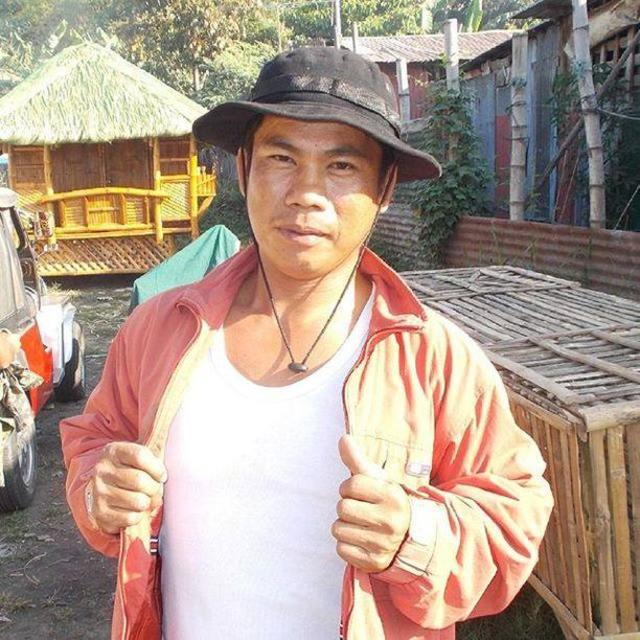
#> input picture images/003.jpg, 640 x 640 px, found by its file name; its folder holds only this picture in this run
$ python -i blendoverlay.py   (imports and definitions only)   (older library calls are emulated)
#> lines starting #> are read from the running program, lines starting #| are printed output that depends on the picture
#!/usr/bin/python
import PIL
import time
from PIL import Image
import random, os
from random import randint
import random, os
# Randomly choose two images. The default directories are images/. The images may be two
# different directories.
def blend_overlay(Opath="images/", Bpath="images/"):
    #path = r"bugs/advertisements/"

#> called with Opath = 'images/', Bpath = 'images/'
    random_filename1 = random.choice([
        x for x in os.listdir(Opath)
        if os.path.isfile(os.path.join(Opath, x))
    ])

    img1 = Opath+random_filename1
    im1 = Image.open(img1)
#> im1 is the input picture: PIL image 640x640 RGB; mean R, G, B 173.4, 152.9, 138.7
    longer_side = max(im1.size)
#> longer_side = 640
    basewidth = 800
    img = Image.open(img1)
    wpercent = (basewidth / float(img.size[0]))
#> wpercent = 1.25
    hsize = int((float(img.size[1]) * float(wpercent)))
#> hsize = 800
    img = img.resize((basewidth, hsize), PIL.Image.ANTIALIAS)
    half_the_width = img.size[0] / 2
#> half_the_width = 400
    half_the_height = img.size[1] / 2
#> half_the_height = 400
    im = img.crop(
        (
            half_the_width - 320,
            half_the_height - 320,
            half_the_width + 320,
            half_the_height + 320
        )
    )
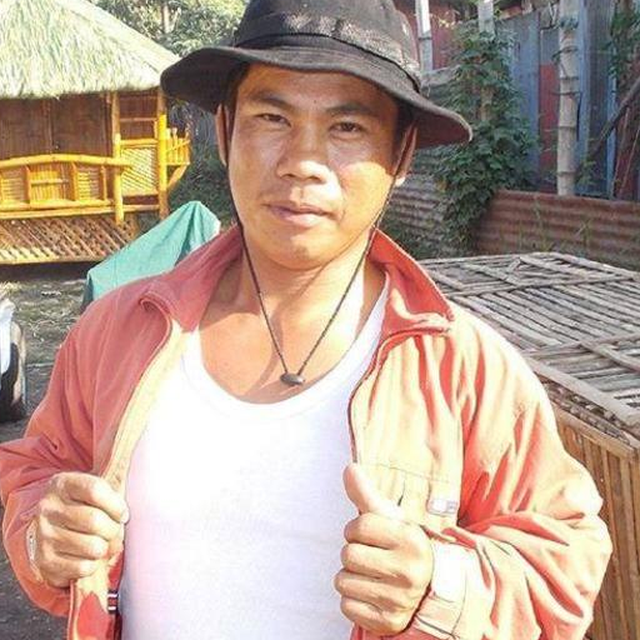
#> im: PIL image 640x640 RGB; mean R, G, B 183.8, 160, 145

    im.save("output/"+"TEMP-img4.png")
    #path2 = r"bugs/butterflies/"
    #path2 = r"bugs/advertisements1800/"
    random_filename2 = random.choice([
        y for y in os.listdir(Bpath)
        if os.path.isfile(os.path.join(Bpath, y))
    ])

    img1a = Bpath+"/"+random_filename2
    im1a=Image.open(img1a)
    basewidth = 640
    imga = Image.open(img1a)
    wpercent = (basewidth / float(imga.size[0]))
#> wpercent = 1
    hsize = int((float(img.size[1]) * float(wpercent)))
    imga = imga.resize((basewidth, hsize), PIL.Image.ANTIALIAS)
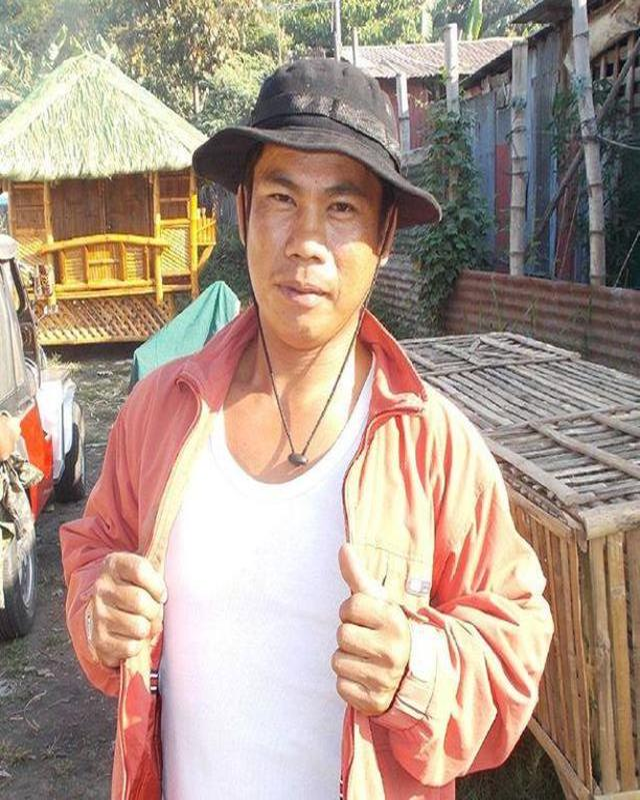
#> imga: PIL image 640x800 RGB; mean R, G, B 173.4, 152.9, 138.7
    half_the_width = imga.size[0] / 2
#> half_the_width = 320
    half_the_height = imga.size[1] / 2
    img4a = imga.crop(
        (
            half_the_width - 320,
            half_the_height - 320,
            half_the_width + 320,
            half_the_height + 320
        )
    )
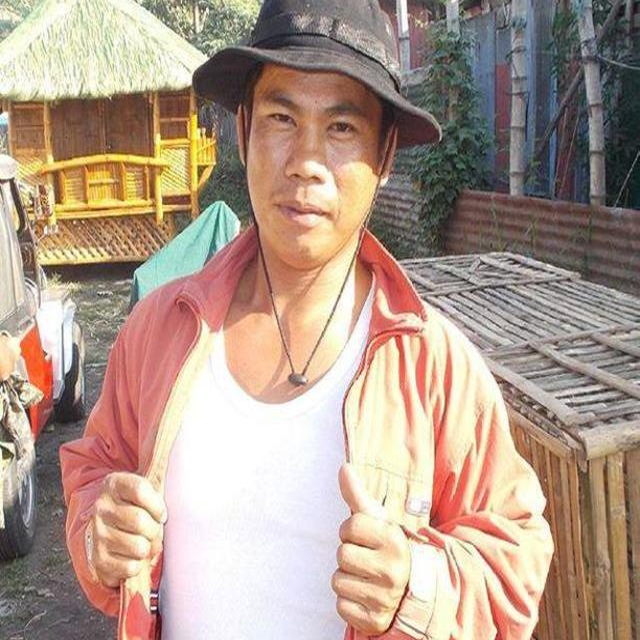
#> img4a: PIL image 640x640 RGB; mean R, G, B 175.7, 153.9, 139.1
    img4a.save("output/"+"TEMP-img4a.png")


    background = Image.open("output/"+"TEMP-img4.png").convert("RGBA")
    overlay = Image.open("output/"+"TEMP-img4a.png").convert("RGBA")

    background = background.resize((640, 640), PIL.Image.ANTIALIAS)
    overlay = overlay.resize((640, 640), PIL.Image.ANTIALIAS)


    Alpha=(randint(1, 9))*0.1
    new_img = Image.blend(background, overlay, 0.4)
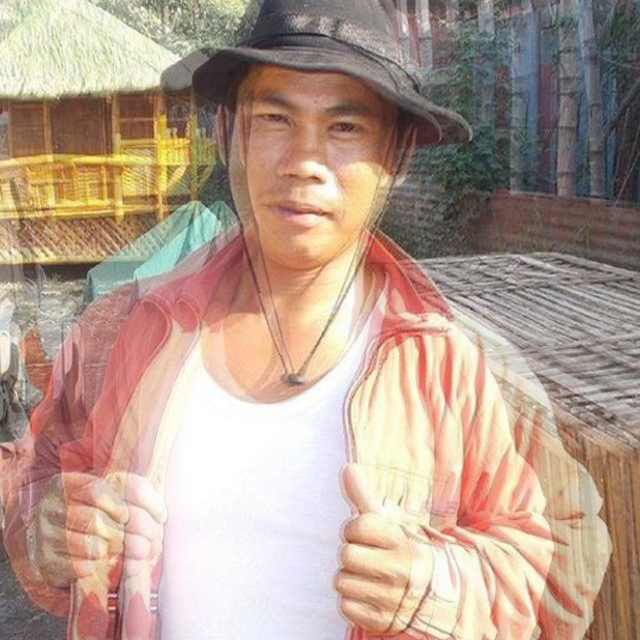
#> new_img: PIL image 640x640 RGBA; mean R, G, B, A 180.2, 157.2, 142.3, 255


    return new_img

>>> result = blend_overlay()

$ run again, on images/StartBlank.png
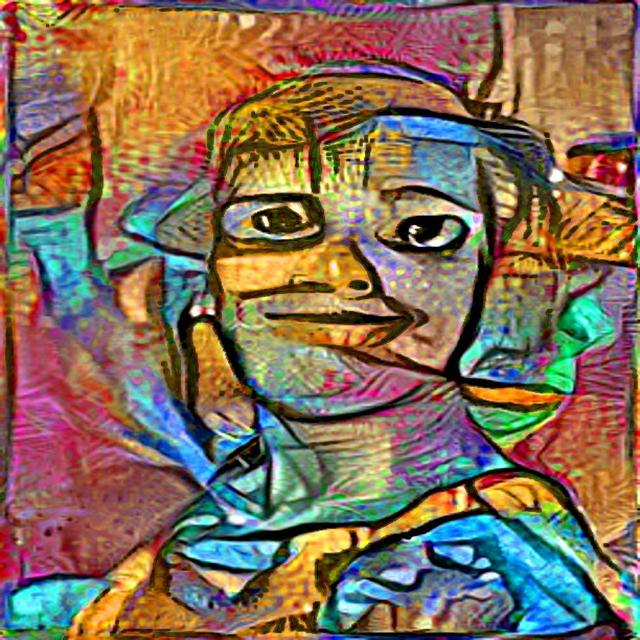
#> input picture images/StartBlank.png, 640 x 640 px, found by its file name
#> in blend_overlay, im1 is the input picture: PIL image 640x640 RGBA; mean R, G, B, A 131.3, 109.1, 87.9, 255
#> in blend_overlay, `img4a = imga.crop( ( half_the_width - 320, half_the_height - 320, half..`:
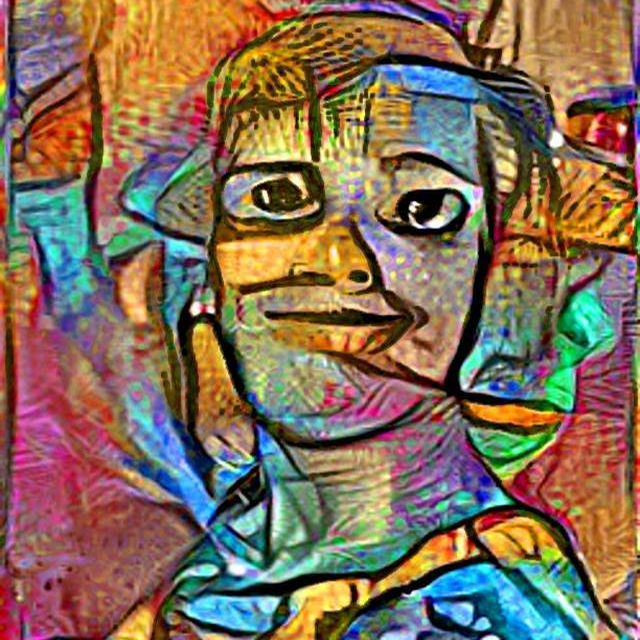
#> img4a: PIL image 640x640 RGBA; mean R, G, B, A 130.4, 108.9, 87.4, 255
#> in blend_overlay, `new_img = Image.blend(background, overlay, 0.4)`:
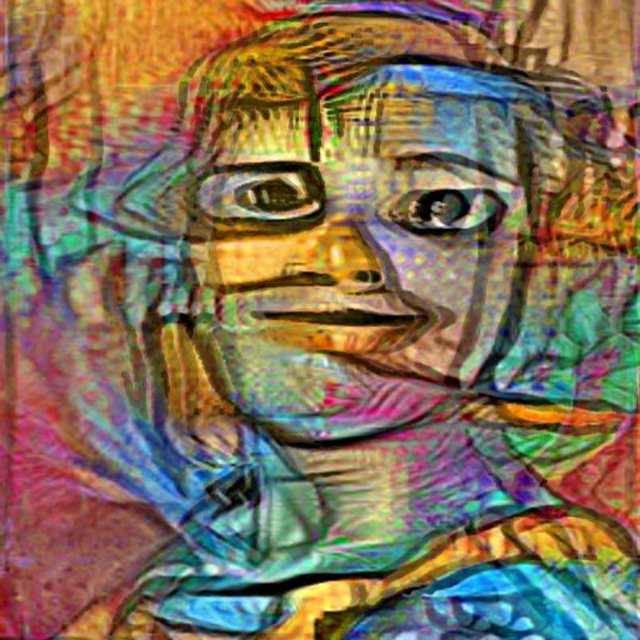
#> new_img: PIL image 640x640 RGBA; mean R, G, B, A 128.2, 110.3, 87, 255
